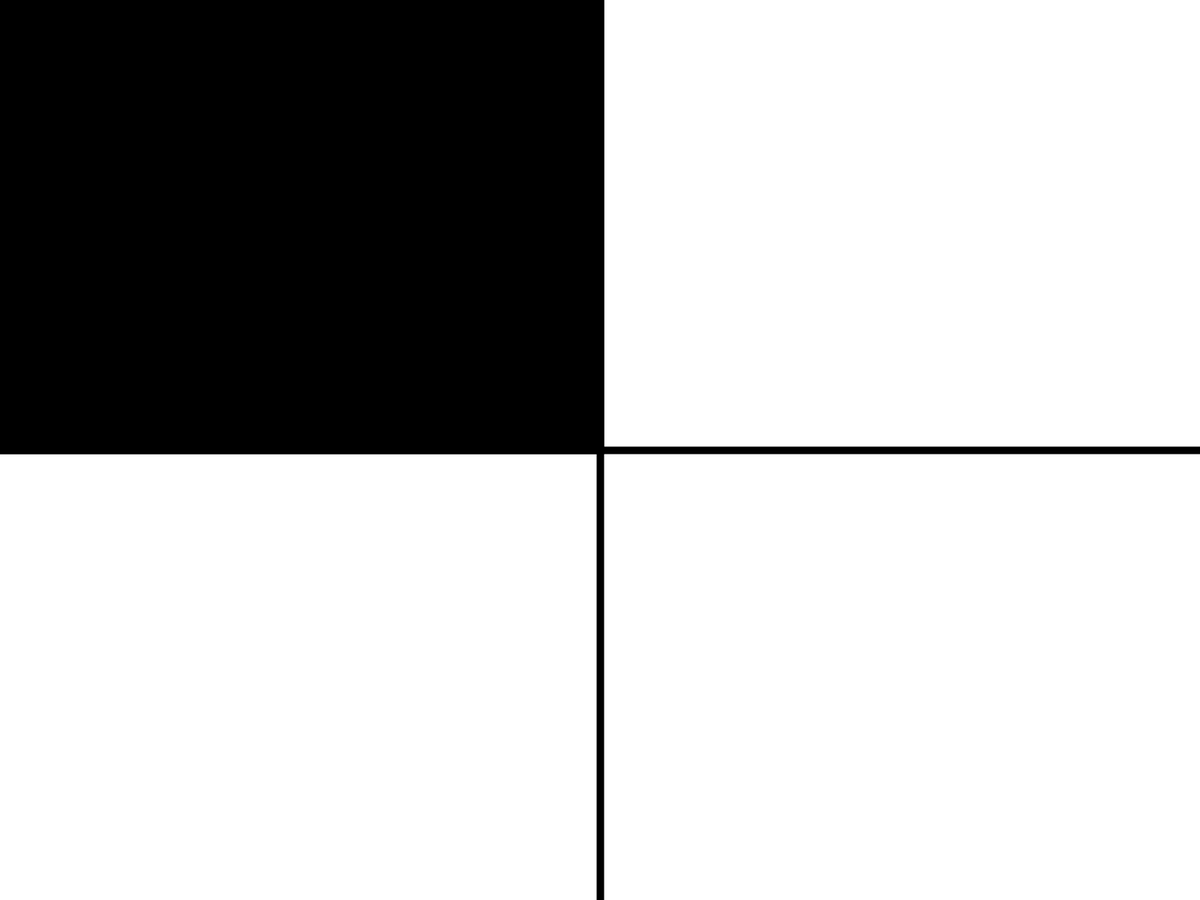
Frame 1 (no input)
Frame 60 (the mouse pressed at the canvas centre just before this capture): identical to frame 1, image omitted
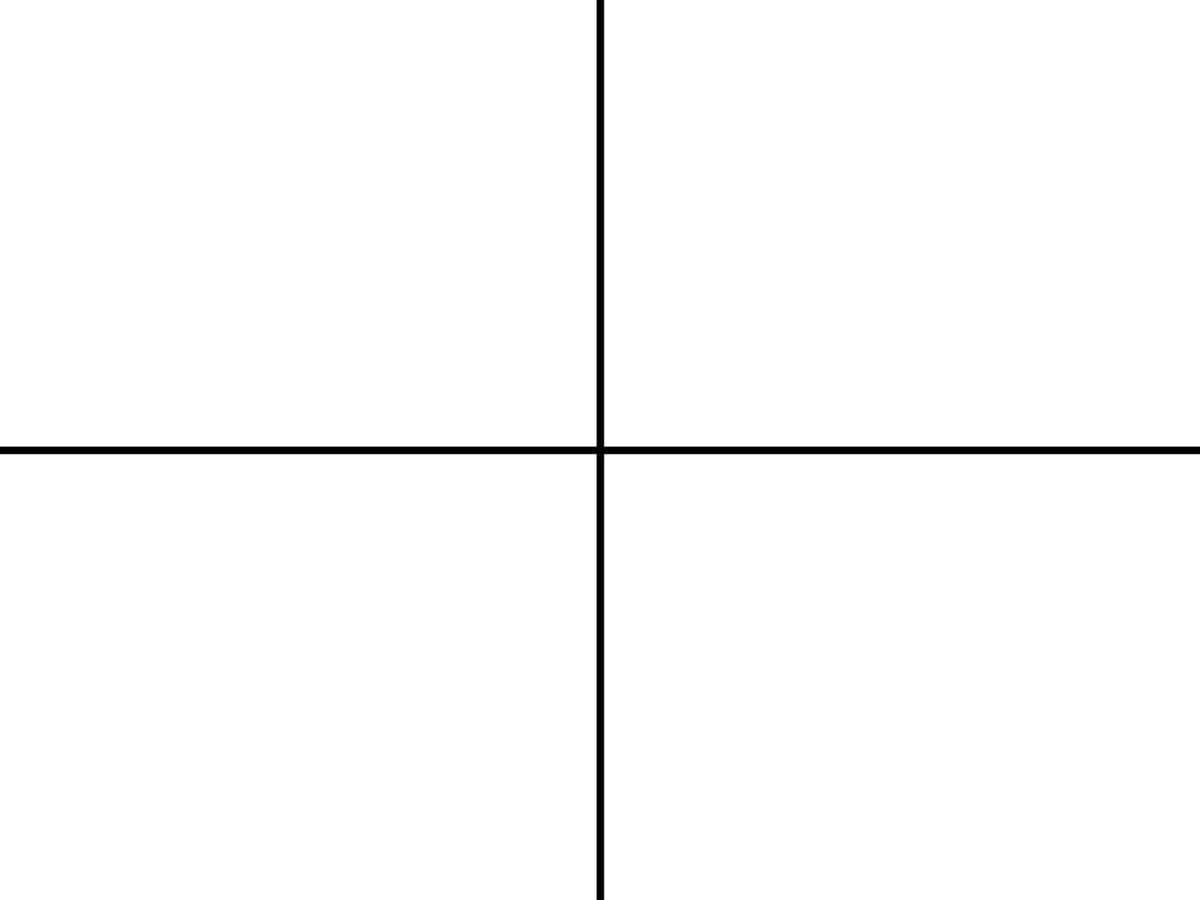
Frame 120 (the mouse held since frame 60 and released just before this capture)

The Processing sketch that drew these frames (run headless with seeded random() and noise(); from frame 60 on, the mouse is pressed at the canvas centre):

// Processing sketch: Quadrant_Code
// ── Quadrant_Code.pde
void setup()
{
  //Set the window to full screen
  fullScreen();
  
  //Set the fill colour to black
  fill(0);
  
  //Set the stroke weight to 10
  strokeWeight(10);
  
  //Set the rectangle mode to corners to make the creation of rectangles easier
  rectMode(CORNERS);
}

void draw()
{
  //Set background to white
  background(255);
  
  //Draw the lines for the window to make four quadrants
  line(width/2, 0, width/2, height); //vertical (up-down) line
  line(0, height/2, width, height/2); //horizontal (left-right) line
  
  //If mouse x is less than half the width and mouse y is less than half the height...
  if( mouseX < width/2 && mouseY < height/2 )
  {
    //Draw the rectangle using the corners of the top-left quadrant
    rect(0, 0, width/2, height/2);
  }
  else if( mouseX > width/2 && mouseY < height/2 ) //Otherwise, if mouse x is greater than half the width and mouse y is less than half the height...
  {
    //Draw the rectangle using the corners of the top-right quadrant
    rect(width/2, 0, width, height/2);
  }
  else if( mouseX < width/2 && mouseY > height/2 ) //Otherwise, if mouse x is less than half the width and mouse y is greater than half the height...
  {
    //Draw the rectangle using the corners of the bottom-left quadrant
    rect(0, height/2, width/2, height);
  }
  else if( mouseX > width/2 && mouseY > height/2 ) //Otherwise, if mouse x is greater than half the width and mouse y is greater than half the height...
  {
    //Draw the rectangle using the corners of the bottom-right quadrant
    rect(width/2, height/2, width, height);
  }
}
